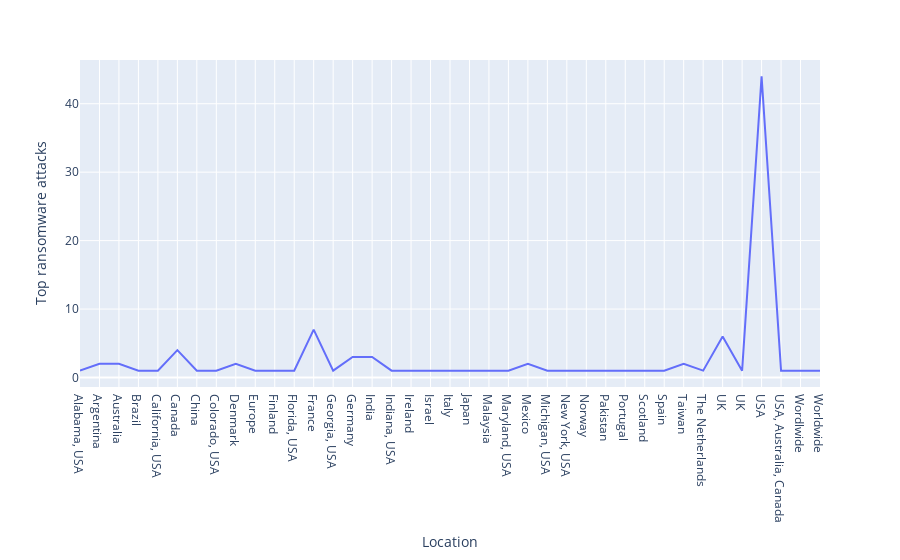

The notebook cell this image was saved under:
### Code cell
loc = df.groupby('Location').count()
px.line(loc,x=loc.index,y=loc['Top ransomware attacks'])

### Figure 1 — Plotly figure (JSON) as saved in the notebook; plotly's stock layout.template omitted (floating-point values rounded to 4 significant figures)
{"data": [{"hovertemplate": "Location=%{x}<br>Top ransomware attacks=%{y}<extra></extra>", "legendgroup": "", "line": {"color": "#636efa", "dash": "solid"}, "marker": {"symbol": "circle"}, "mode": "lines", "name": "", "orientation": "v", "showlegend": false, "type": "scatter", "x": ["Alabama, USA", "Argentina", "Australia", "Brazil", "California, USA", "Canada", "China", "Colorado, USA", "Denmark", "Europe", "Finland", "Florida, USA", "France", "Georgia, USA", "Germany", "India", "Indiana, USA", "Ireland", "Israel", "Italy", "Japan", "Malaysia", "Maryland, USA", "Mexico", "Michigan, USA", "New York, USA", "Norway", "Pakistan", "Portugal", "Scotland", "Spain", "Taiwan", "The Netherlands", "UK", "UK ", "USA", "USA, Australia, Canada", "Wordlwide", "Worldwide"], "xaxis": "x", "y": [1, 2, 2, 1, 1, 4, 1, 1, 2, 1, 1, 1, 7, 1, 3, 3, 1, 1, 1, 1, 1, 1, 1, 2, 1, 1, 1, 1, 1, 1, 1, 2, 1, 6, 1, 44, 1, 1, 1], "yaxis": "y"}], "layout": {"legend": {"tracegroupgap": 0}, "margin": {"t": 60}, "xaxis": {"anchor": "y", "domain": [0, 1], "title": {"text": "Location"}}, "yaxis": {"anchor": "x", "domain": [0, 1], "title": {"text": "Top ransomware attacks"}}}}
